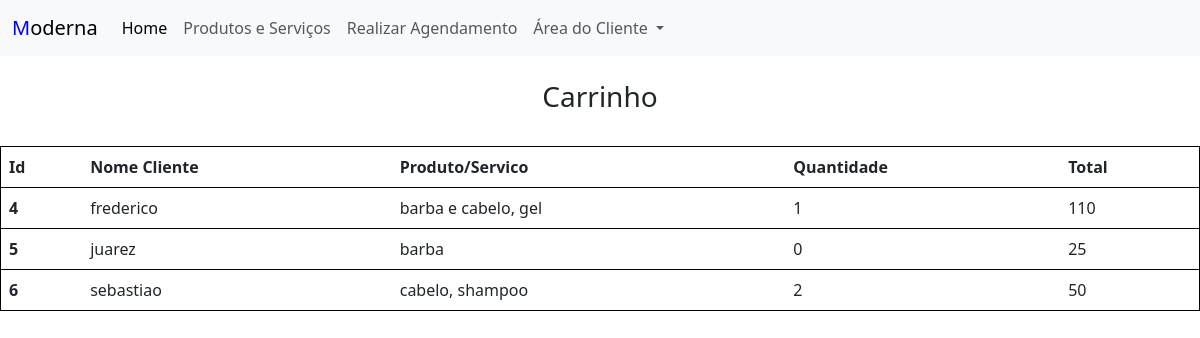
Page /barbearia/carrinho/index.php (signed in) on the committed database.
### tables this page shows
CREATE TABLE `carrinho` (
  `id` int(11) NOT NULL,
  `nome_cliente` varchar(45) NOT NULL,
  `produto_servico` varchar(100) NOT NULL,
  `quantidade` int(11) NOT NULL,
  `total` int(11) NOT NULL
);

### barbearia/carrinho/index.php (the view, shortened to what this page needs)
<!DOCTYPE html>
<html lang="en">
<head>
    <link href="https://cdn.jsdelivr.net/npm/bootstrap@5.3.0-alpha1/dist/css/bootstrap.min.css" rel="stylesheet">
    <link rel="stylesheet" href="style.css">
</head>
<body>
<nav class="navbar navbar-expand-lg bg-body-tertiary">
    <div class="container-fluid">
      <a class="navbar-brand" ><span style="color:blue">M</span>oderna</a>
      <div class="collapse navbar-collapse" id="navbarNavDropdown">
        <ul class="navbar-nav">
          <li class="nav-item">
            <a class="nav-link active" aria-current="page" href="../home/index.php">Home</a>
          </li>
          <li class="nav-item">
            <a class="nav-link" href="../produtos/produtos.html">Produtos e Serviços</a>
          </li>
          <li class="nav-item">
            <a class="nav-link" href="../agendamento/agendamento.php">Realizar Agendamento</a>
          </li>
          <li class="nav-item dropdown">
            <a class="nav-link dropdown-toggle" href="#" role="button" data-bs-toggle="dropdown" aria-expanded="false">
              Área do Cliente
            </a>
          </li>
        </ul>
      </div>
    </div>
  </nav>
<br/>
    <center><h3>Carrinho</h3></center>
    <br/>
    <table class="table border border-black">
  <thead>
    <tr>
      <th scope="col">Id</th>
      <th scope="col">Nome Cliente</th>
      <th scope="col">Produto/Servico</th>
      <th scope="col">Quantidade</th>
      <th scope="col">Total</th>
    </tr>
  </thead>
    <?php
    include 'conecta.php';
    $query = mysqli_query($con, "SELECT * FROM carrinho");
    if ($query->num_rows > 0) {
        while ($carrinho = $query->fetch_array()) {
            echo '<tr>';
            echo '<th scope="row">' . $carrinho['id'] . '</th>';
            echo '<td>' . $carrinho['nome_cliente'] . '</td>';
            echo '<td>' . $carrinho['produto_servico'] . '</td>';
            echo '<td>' . $carrinho['quantidade'] . '</td>';
            echo '<td>' . $carrinho['total'] . '</td>';
        }
    }
    ?>
</body>
</html>

### rows in the picture
carrinho: id "4", nome_cliente "frederico", produto_servico "barba e cabelo, gel", quantidade "1", total "110"
carrinho: id "5", nome_cliente "juarez", produto_servico "barba", quantidade "0", total "25"
carrinho: id "6", nome_cliente "sebastiao", produto_servico "cabelo, shampoo", quantidade "2", total "50"
